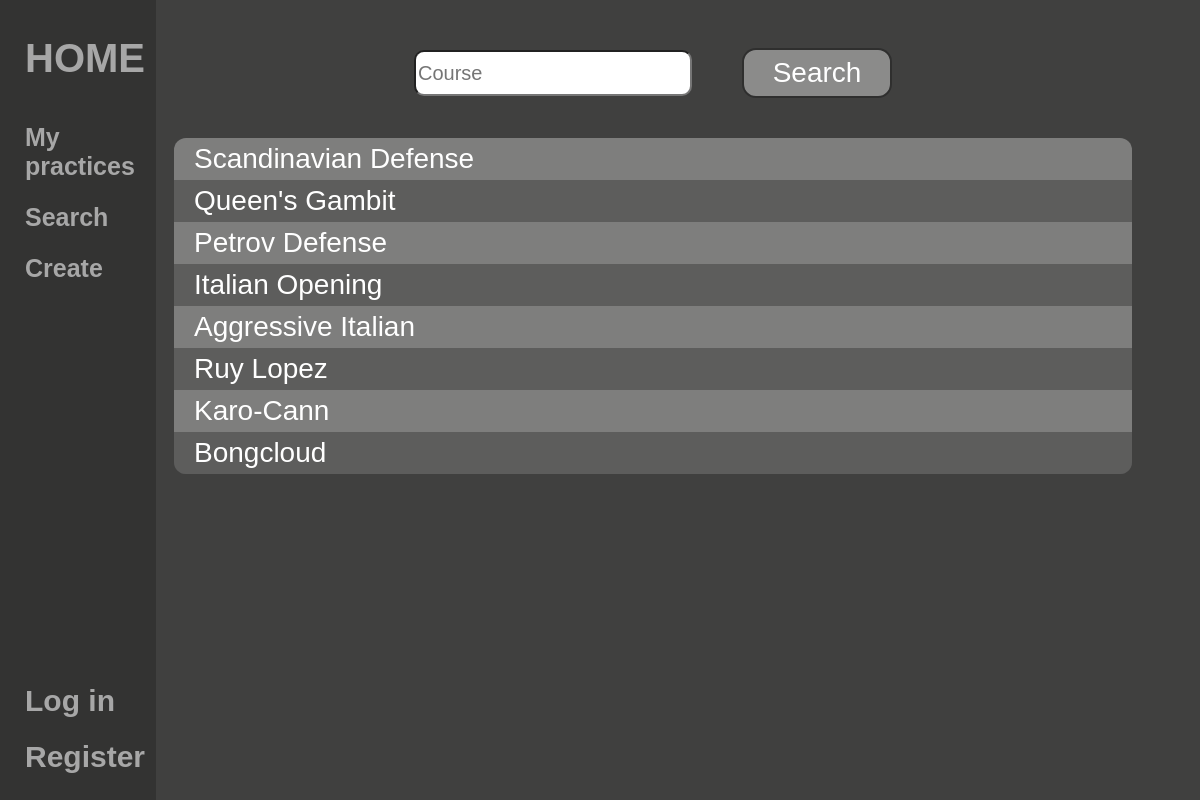
Screenshot of /search with the database file from the repository.
### chess/models.py (models this page shows)
class Course(models.Model):
    owner = models.ForeignKey(User, on_delete=models.CASCADE)
    name = models.CharField(max_length=120)
    public = models.BooleanField(default=False)

### chess/views.py (the view)
# urls.py: path("search", views.search_course, name="search"),
def search_course(request):
    name = request.GET.get("name", "")
    courses = Course.objects.filter(name__icontains=name, public=True)[:50]
    return render(request, "search.html", {
        "user_courses" : courses
    })

### chess/templates/search.html (shortened to what this page needs)
{% extends "layout.html" %}
{% load static %}
{% block style %}
<link rel="stylesheet" href="{% static "courses.css" %}">
{% endblock %}
{% block body %}
<div>
    <header>
        <form action="{% url "search" %}" method="get">
            <input class="course_input" type="text" placeholder="Course" autofocus name="name">
            <button class="search_course" id="search_course">Search</button>
        </form>
    </header>
    <div class="courses__table">
        <ul>
            {% if user_courses %}
                {% for course in user_courses %}
                    <li class="courses__item"><a onclick="window.modal{{ forloop.counter }}.showModal();" class="courses__link">{{ course.name }} </a></li>
                {% endfor %}
            {% else %}
            <li class="courses__item"> No courses</li>
            {% endif %}
        </ul>
    </div>
</div>
{% endblock %}

### chess/static/layout.css (style rules this page uses)
body { font-family: sans-serif; background-color: #111110cc; }

### chess/static/courses.css (style rules this page uses)
header { display: flex; justify-content:space-between; }
form { width: 100%; display: flex; justify-content: center; }
.course_input { width: 270px; height: 40px; margin: auto 0; border-radius: 10px; font-size: 20px; outline: none; }
.search_course { border-radius: 14px; background-color: #a7a7a7bb; border: 2px solid #000a; width: 150px; height: 50px; text-align: center; margin: 40px 50px; cursor: pointer; color: #ffffff; text-decoration: none; font-size: 28px; }
.courses__table { margin-right: 50px; margin-left: 0; border-radius: 12px; background-color: #a7a7a799; max-height: 70vh; overflow-y: scroll; }
.courses__table ul { padding-left: 0; margin-top: 0; margin-bottom: 0; }
ul .courses__item:nth-child(4n+3) { background-color: #0004; }
.courses__item { list-style-type: none; margin: 0; padding: 5px; padding-left: 20px; color: #ffffff; }
.courses__link { text-decoration: none; color: #ffffff; cursor: pointer; }

### rows the page displays
Course: name "Scandinavian Defense"
Course: name "Queen's Gambit"
Course: name "Petrov Defense"
Course: name "Italian Opening"
Course: name "Aggressive Italian"
Course: name "Ruy Lopez"
Course: name "Karo-Cann"
Course: name "Bongcloud"
